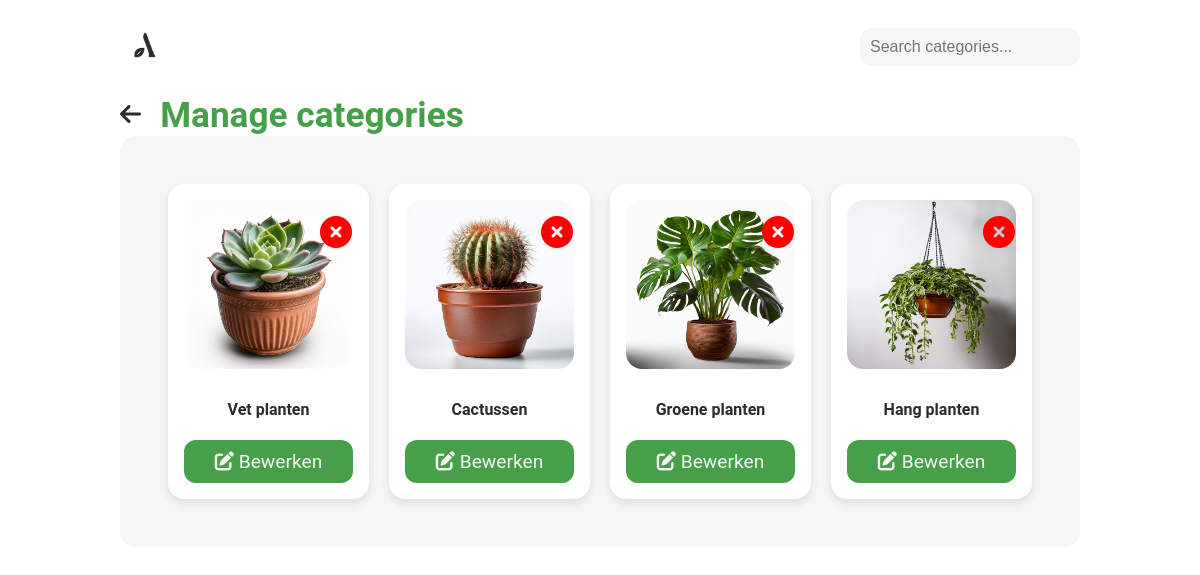
/manage-categories.php (signed in), run on an earlier commit of the app's database.
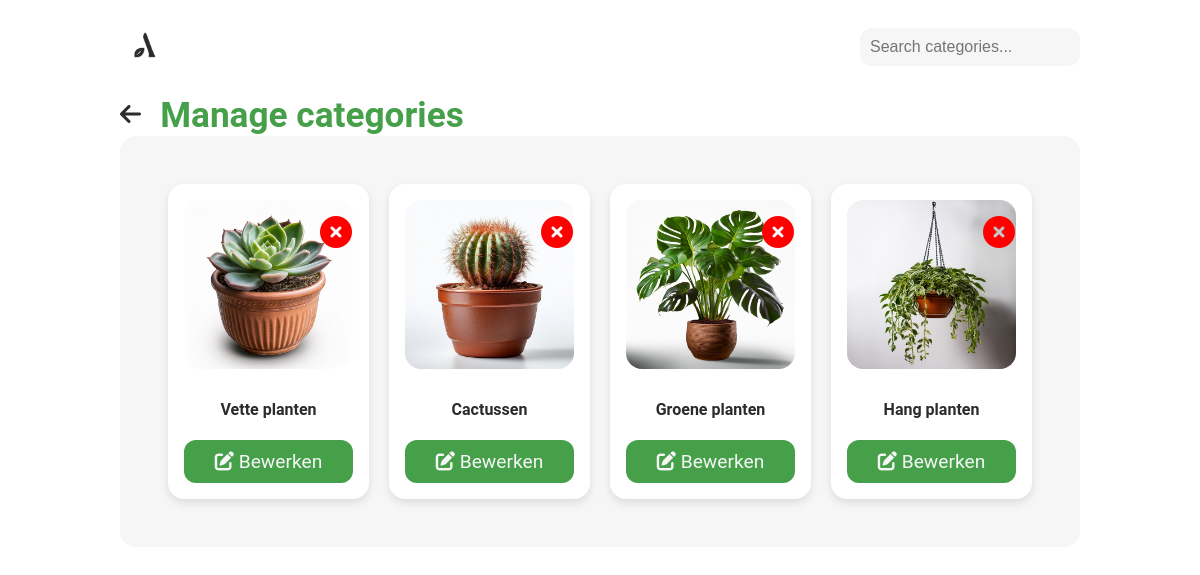
And on a later commit of the database.
### tables this page shows
CREATE TABLE `category` (
  `id` int(11) NOT NULL,
  `name` varchar(255) NOT NULL,
  `image` varchar(255) NOT NULL
);

### classes/Category.php (called while the page is built, shortened)
<?php
class Category
{
    public static function getAll()
    {
        $conn = Db::getConnection();
        $statement = $conn->prepare("SELECT * FROM category");
        $statement->execute();
        return $statement->fetchAll(PDO::FETCH_ASSOC);
    }
}
?>

### manage-categories.php (the view, shortened to what this page needs)
<?php
include_once __DIR__ . '/classes/Category.php';
$categories = Category::getAll();
?>
<!DOCTYPE html>
<html lang="en">
<head>
    <link rel="stylesheet" href="https://cdnjs.cloudflare.com/ajax/libs/font-awesome/6.0.0-beta3/css/all.min.css">
    <link rel="stylesheet" href="style.css">
</head>
<body>
    <nav>
        <a href="index.php"><img class="logo" src="images/logo-plantwerp.png" alt="Plantwerp Logo"></a>
        <input type="text" placeholder="Search categories..." class="search-bar">
    </nav>
    <div class="back">
        <a class="back-icon" href="admin-dash.php">
            <i class="fa fa-arrow-left" aria-hidden="true"></i>
        </a>
        <h1>Manage categories</h1>
    </div>
    <div class="categories">
        <?php foreach ($categories as $category): ?>
            <div class="category-card manage-card">
                <form class="delete-form" action="" method="POST" style="display:inline;">
                    <button class="delete-btn" type="submit" name="delete_category">
                        <i class="fas fa-times-circle"></i>
                    </button>
                </form>
                <img src="<?= htmlspecialchars($category['image']); ?>" alt="<?= htmlspecialchars($category['name']); ?>">
                <h4><?= htmlspecialchars($category['name']); ?></h4>
                <a href="edit-category.php?id=<?= $category['id']; ?>" class="btn btn-edit">
                    <i class="fa fa-edit"></i> Bewerken
                </a>
            </div>
        <?php endforeach; ?>
    </div>
</body>
</html>

### style.css (style rules this page uses)
body { font-family: 'Roboto', sans-serif; margin: 0; padding: 0 10% 10%; box-sizing: border-box; color: #2A2B2A; }
nav { display: flex; justify-content: space-between; align-items: center; padding: 20px 0; }
.search-bar { padding: 10px; border: 0px solid #ddd; border-radius: 12px; font-size: 1em; background-color: #f6f6f6; width: 200px; }
.logo { width: 50px; }
.categories { display: flex; gap: 20px; padding-bottom: 10px; scroll-snap-type: x mandatory; overflow-x: auto; scroll-snap-type: x mandatory; -ms-overflow-style: none; scrollbar-width: none; scroll-behavior: smooth; padding: 5%; background-color: #f6f6f6; border-radius: 16px; }
.category-card { width: 100%; height: auto; border-radius: 16px; background-color: white; box-shadow: 0 4px 8px rgba(0, 0, 0, 0.1); text-align: center; transition: transform 0.3s, border 0.3s; text-decoration: none; padding: 0px 15px; display: flex; flex-direction: column; justify-content: center; }
.category-card img { width: 100%; height: auto; border-radius: 16px; margin-bottom: 10px; display: none; }
.btn { display: inline-block; padding: 10px 0px; width: 100%; font-size: 1.1em; color: #fff; background-color: #2f8f46; border: none; border-radius: 12px; text-align: center; text-decoration: none; transition: background-color 0.3s; cursor: pointer; }
.back { display: flex; gap: 2%; align-items: center; }
.btn { display: inline-block; padding: 10px 0px; width: 100%; font-size: 1.1em; color: #fff; background-color: #45a049; border: none; border-radius: 12px; text-align: center; text-decoration: none; transition: background-color 0.3s; cursor: pointer; }
.manage-card .btn { font-size: 1.2em; color: #f6f6f6; margin: 0%; }
.delete-form { position: relative; height: 0px; top: 5%; right: -40%; }
.delete-btn { background: transparent; border: none; color: red; font-size: 2em; cursor: pointer; transition: color 0.3s; }
.delete-btn i { pointer-events: none; }
.back-icon { font-size: 1.5em; color: #2A2B2A; cursor: pointer; transition: color 0.3s; }
h1 { margin: 0%; font-size: 2.2em; color: #45a049; }
@media (min-width: 800px) { .category-card { padding: 16px; } }
@media (min-width: 800px) { .category-card img { display: block; } }

What changed in the data, as far as the page shows it:
changed category: name "Vet planten" → "Vette planten"
